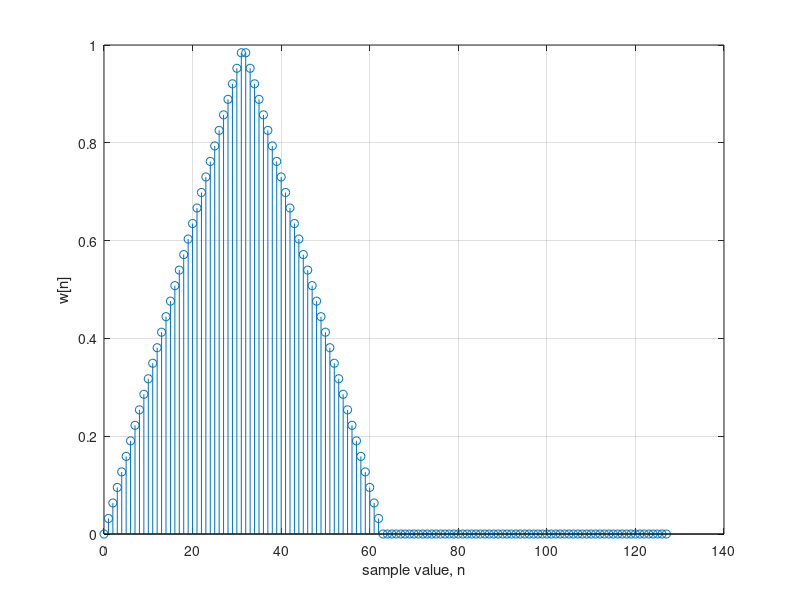
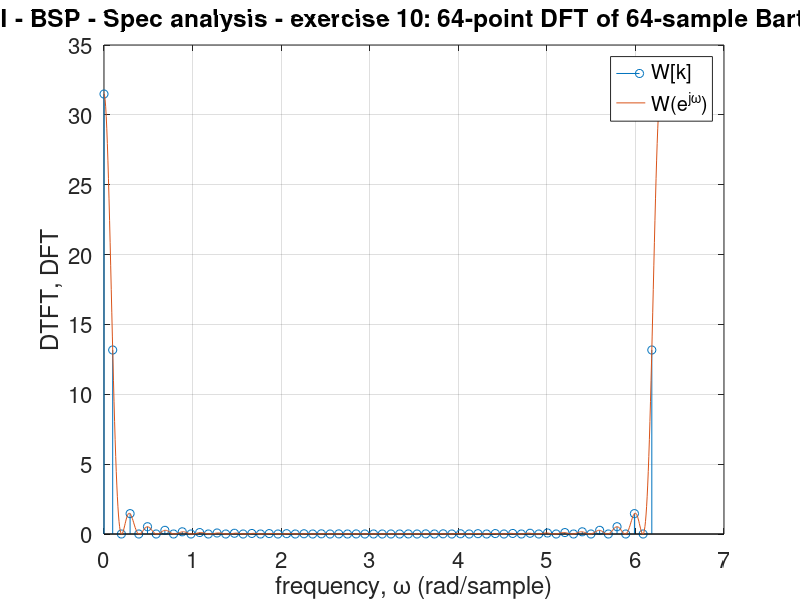
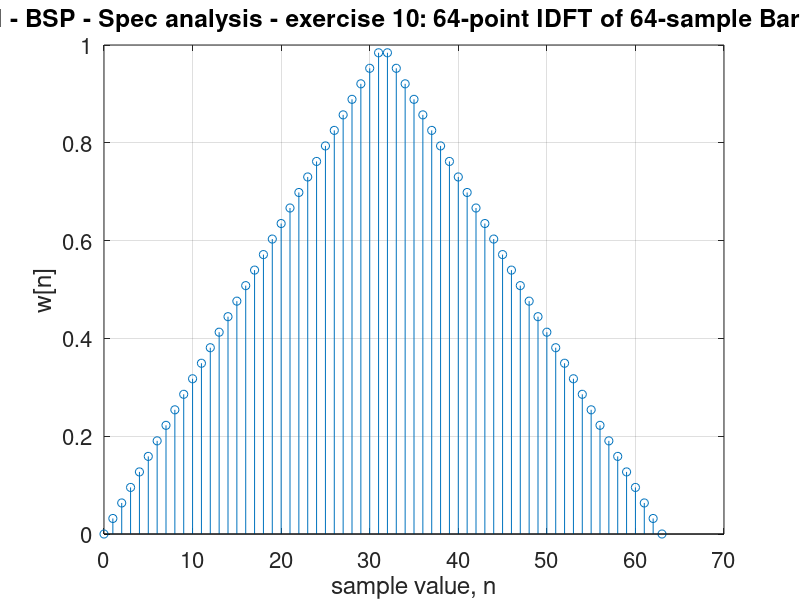
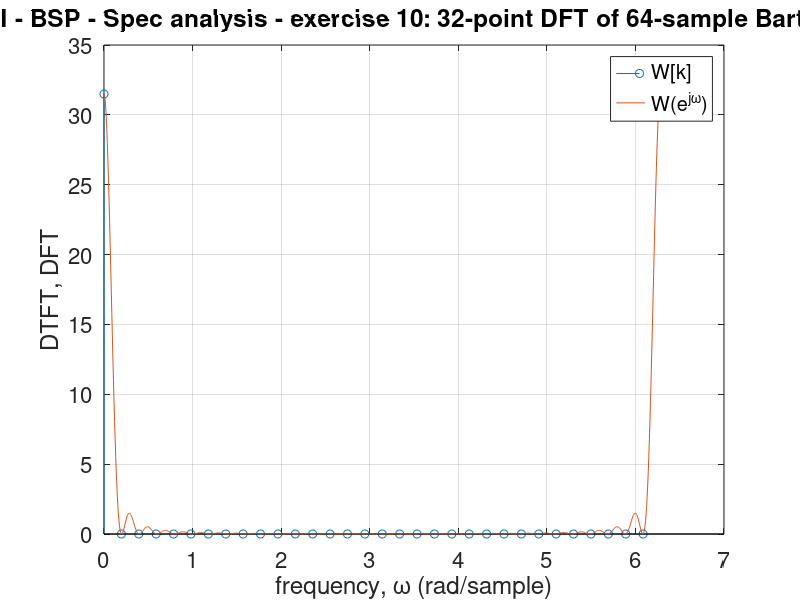

The MATLAB script that drew these images, in order:
% MSc DSAI - Biomedical signal processing
%
% Spectral analysis - exercise 10:
%
% Inverse DFT of undersampled Bartlett window's DTFT.
%
%
% HISTORY:
%
% 2025/02/10: - enhanced plots
%
% 2024/02/09: - created by Vicente Zarzoso, Université Côte d'Azur, CNRS, I3S.


fontsize = 16;


% generate Bartlett window

N = 64;

w = window(@bartlett, N)';

figure
stem(0:2*N-1, [w, zeros(1, N)])
grid
xlabel('sample value, n')
ylabel('w[n]')


% compute DFT and IDFT

Wdft = fft(w, N);
figure
stem(2*pi*(0:(N-1))/N, abs(Wdft))
grid
hold on
ww = linspace(0, 2*pi, 1000);
W = freqz(w, 1, ww);
plot(ww, abs(W))
set(gca, 'FontSize', fontsize)
xlabel('frequency, \omega (rad/sample)')
ylabel('DTFT, DFT')
title('MSc DSAI - BSP - Spec analysis - exercise 10: 64-point DFT of 64-sample Bartlett window')
legend('W[k]', 'W(e^{j\omega})')

widft = ifft(Wdft);

figure
stem(0:N-1, widft)
grid
set(gca, 'FontSize', fontsize)
title(['IDFT for N = ', num2str(N)]) 
xlabel('sample value, n')
ylabel('w[n]')
title('MSc DSAI - BSP - Spec analysis - exercise 10: 64-point IDFT of 64-sample Bartlett window')


% downsample the DFT by a factor of 2 to get 32-point DFT

Wdft2 = Wdft(1:2:N);

figure
stem(2*pi*(0:(N/2-1))/(N/2), abs(Wdft2))
grid
hold on
plot(ww, abs(W))
set(gca, 'FontSize', fontsize)
xlabel('frequency, \omega (rad/sample)')
ylabel('DTFT, DFT')
title('MSc DSAI - BSP - Spec analysis - exercise 10: 32-point DFT of 64-sample Bartlett window')
legend('W[k]', 'W(e^{j\omega})')

widft2 = ifft(Wdft2);

figure
stem(0:(N/2-1), widft2)
grid
set(gca, 'FontSize', fontsize)
title(['IDFT for N = ', num2str(N/2)])
xlabel('sample value, n')
ylabel('w[n]')
title('MSc DSAI - BSP - Spec analysis - exercise 10: 32-point IDFT of 64-sample Bartlett window')
